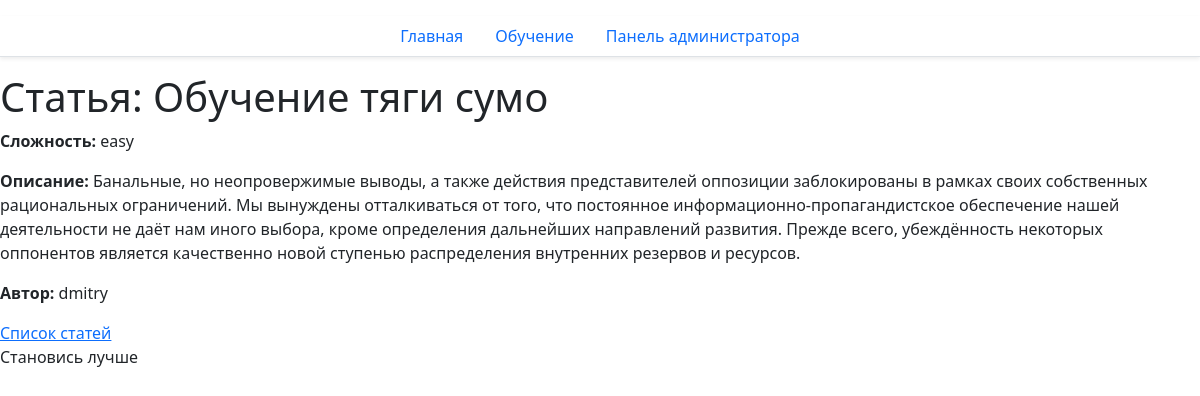
The app's page /site/articles/3/ with its own data.
### site_app/models.py (models this page shows, shortened)
class Product(models.Model):
    name = models.CharField(max_length=100, verbose_name="Название")
    description = models.TextField(verbose_name="Описание")
    category = models.ManyToManyField(
        to=Category,
        related_name="products",
        verbose_name="Категории"
    )
    author = models.ForeignKey(
        to=UserModel,
        on_delete=models.CASCADE,
        verbose_name="Автор"
    )
    class Meta:
        verbose_name_plural = 'Статьи'
        ordering = ["pk"]
    class Сomplexity(models.TextChoices):
        EASY = 'easy', 'Легкий',
        MEDIUM = 'medium', 'Средний',
        HARD = 'hard', 'Сложный',
    complexity = models.CharField(
        max_length=10,
        choices=Сomplexity.choices,
        default=Сomplexity.EASY,
        verbose_name="Сложность"
    )
    created_at = models.DateTimeField(auto_now_add=True)
    updated_at = models.DateTimeField(auto_now=True)

### site_app/views.py (the view)
# urls.py: path("articles/<int:pk>/", ArticleDetailView.as_view(), name="article-detail"),
class ArticleDetailView(DetailView):
    model = Product
    template_name = "site_app/article_detail.html"
    context_object_name = "article_detail"

### site_app/templates/site_app/article_detail.html (shortened to what this page needs)
{% extends 'site_app/index.html' %}
{% block body %}
<h1>Статья: {{ article_detail.name }}</h1>
<p><strong>Сложность:</strong> {{ article_detail.complexity }}</p>
<p><strong>Описание:</strong> {{ article_detail.description }}</p>
<p><strong>Автор:</strong> {{ article_detail.author }}</p>
<div>
  <a href="{% url 'site_app:ListArticle' %}">Список статей</a>
</div>
{% endblock %}

### records on screen
Product: name "Обучение тяги сумо", complexity "easy", description "Банальные, но неопровержимые выводы, а также действия представителей оппозиции заблокированы в рамках своих собственных рациональных ограничений. Мы вынуждены отталкиваться от того, что постоянное информационно-пропагандистское обеспечение нашей деятельности не даёт нам иного выбора, кроме определения дальнейших направлений развития. Прежде всего, убеждённость некоторых оппонентов является качественно новой ступенью распределения внутренних резервов и ресурсов.", author "dmitry"
